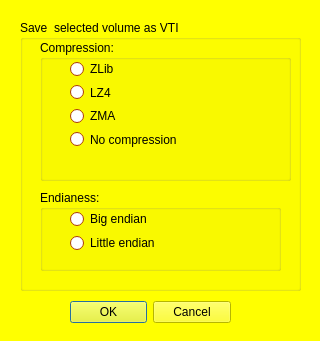
<?xml version="1.0" encoding="UTF-8"?>
<ui version="4.0">
 <class>mqSaveVTIDialog</class>
 <widget class="QDialog" name="mqSaveVTIDialog">
  <property name="geometry">
   <rect>
    <x>0</x>
    <y>0</y>
    <width>320</width>
    <height>341</height>
   </rect>
  </property>
  <property name="palette">
   <palette>
    <active>
     <colorrole role="WindowText">
      <brush brushstyle="SolidPattern">
       <color alpha="255">
        <red>0</red>
        <green>0</green>
        <blue>0</blue>
       </color>
      </brush>
     </colorrole>
     <colorrole role="Button">
      <brush brushstyle="SolidPattern">
       <color alpha="255">
        <red>255</red>
        <green>255</green>
        <blue>0</blue>
       </color>
      </brush>
     </colorrole>
     <colorrole role="Light">
      <brush brushstyle="SolidPattern">
       <color alpha="255">
        <red>255</red>
        <green>255</green>
        <blue>127</blue>
       </color>
      </brush>
     </colorrole>
     <colorrole role="Midlight">
      <brush brushstyle="SolidPattern">
       <color alpha="255">
        <red>255</red>
        <green>255</green>
        <blue>63</blue>
       </color>
      </brush>
     </colorrole>
     <colorrole role="Dark">
      <brush brushstyle="SolidPattern">
       <color alpha="255">
        <red>127</red>
        <green>127</green>
        <blue>0</blue>
       </color>
      </brush>
     </colorrole>
     <colorrole role="Mid">
      <brush brushstyle="SolidPattern">
       <color alpha="255">
        <red>170</red>
        <green>170</green>
        <blue>0</blue>
       </color>
      </brush>
     </colorrole>
     <colorrole role="Text">
      <brush brushstyle="SolidPattern">
       <color alpha="255">
        <red>0</red>
        <green>0</green>
        <blue>0</blue>
       </color>
      </brush>
     </colorrole>
     <colorrole role="BrightText">
      <brush brushstyle="SolidPattern">
       <color alpha="255">
        <red>255</red>
        <green>255</green>
        <blue>255</blue>
       </color>
      </brush>
     </colorrole>
     <colorrole role="ButtonText">
      <brush brushstyle="SolidPattern">
       <color alpha="255">
        <red>0</red>
        <green>0</green>
        <blue>0</blue>
       </color>
      </brush>
     </colorrole>
     <colorrole role="Base">
      <brush brushstyle="SolidPattern">
       <color alpha="255">
        <red>255</red>
        <green>255</green>
        <blue>255</blue>
       </color>
      </brush>
     </colorrole>
     <colorrole role="Window">
      <brush brushstyle="SolidPattern">
       <color alpha="255">
        <red>255</red>
        <green>255</green>
        <blue>0</blue>
       </color>
      </brush>
     </colorrole>
     <colorrole role="Shadow">
      <brush brushstyle="SolidPattern">
       <color alpha="255">
        <red>0</red>
        <green>0</green>
        <blue>0</blue>
       </color>
      </brush>
     </colorrole>
     <colorrole role="AlternateBase">
      <brush brushstyle="SolidPattern">
       <color alpha="255">
        <red>255</red>
        <green>255</green>
        <blue>127</blue>
       </color>
      </brush>
     </colorrole>
     <colorrole role="ToolTipBase">
      <brush brushstyle="SolidPattern">
       <color alpha="255">
        <red>255</red>
        <green>255</green>
        <blue>220</blue>
       </color>
      </brush>
     </colorrole>
     <colorrole role="ToolTipText">
      <brush brushstyle="SolidPattern">
       <color alpha="255">
        <red>0</red>
        <green>0</green>
        <blue>0</blue>
       </color>
      </brush>
     </colorrole>
     <colorrole role="PlaceholderText">
      <brush brushstyle="NoBrush">
       <color alpha="128">
        <red>0</red>
        <green>0</green>
        <blue>0</blue>
       </color>
      </brush>
     </colorrole>
    </active>
    <inactive>
     <colorrole role="WindowText">
      <brush brushstyle="SolidPattern">
       <color alpha="255">
        <red>0</red>
        <green>0</green>
        <blue>0</blue>
       </color>
      </brush>
     </colorrole>
     <colorrole role="Button">
      <brush brushstyle="SolidPattern">
       <color alpha="255">
        <red>255</red>
        <green>255</green>
        <blue>0</blue>
       </color>
      </brush>
     </colorrole>
     <colorrole role="Light">
      <brush brushstyle="SolidPattern">
       <color alpha="255">
        <red>255</red>
        <green>255</green>
        <blue>127</blue>
       </color>
      </brush>
     </colorrole>
     <colorrole role="Midlight">
      <brush brushstyle="SolidPattern">
       <color alpha="255">
        <red>255</red>
        <green>255</green>
        <blue>63</blue>
       </color>
      </brush>
     </colorrole>
     <colorrole role="Dark">
      <brush brushstyle="SolidPattern">
       <color alpha="255">
        <red>127</red>
        <green>127</green>
        <blue>0</blue>
       </color>
      </brush>
     </colorrole>
     <colorrole role="Mid">
      <brush brushstyle="SolidPattern">
       <color alpha="255">
        <red>170</red>
        <green>170</green>
        <blue>0</blue>
       </color>
      </brush>
     </colorrole>
     <colorrole role="Text">
      <brush brushstyle="SolidPattern">
       <color alpha="255">
        <red>0</red>
        <green>0</green>
        <blue>0</blue>
       </color>
      </brush>
     </colorrole>
     <colorrole role="BrightText">
      <brush brushstyle="SolidPattern">
       <color alpha="255">
        <red>255</red>
        <green>255</green>
        <blue>255</blue>
       </color>
      </brush>
     </colorrole>
     <colorrole role="ButtonText">
      <brush brushstyle="SolidPattern">
       <color alpha="255">
        <red>0</red>
        <green>0</green>
        <blue>0</blue>
       </color>
      </brush>
     </colorrole>
     <colorrole role="Base">
      <brush brushstyle="SolidPattern">
       <color alpha="255">
        <red>255</red>
        <green>255</green>
        <blue>255</blue>
       </color>
      </brush>
     </colorrole>
     <colorrole role="Window">
      <brush brushstyle="SolidPattern">
       <color alpha="255">
        <red>255</red>
        <green>255</green>
        <blue>0</blue>
       </color>
      </brush>
     </colorrole>
     <colorrole role="Shadow">
      <brush brushstyle="SolidPattern">
       <color alpha="255">
        <red>0</red>
        <green>0</green>
        <blue>0</blue>
       </color>
      </brush>
     </colorrole>
     <colorrole role="AlternateBase">
      <brush brushstyle="SolidPattern">
       <color alpha="255">
        <red>255</red>
        <green>255</green>
        <blue>127</blue>
       </color>
      </brush>
     </colorrole>
     <colorrole role="ToolTipBase">
      <brush brushstyle="SolidPattern">
       <color alpha="255">
        <red>255</red>
        <green>255</green>
        <blue>220</blue>
       </color>
      </brush>
     </colorrole>
     <colorrole role="ToolTipText">
      <brush brushstyle="SolidPattern">
       <color alpha="255">
        <red>0</red>
        <green>0</green>
        <blue>0</blue>
       </color>
      </brush>
     </colorrole>
     <colorrole role="PlaceholderText">
      <brush brushstyle="NoBrush">
       <color alpha="128">
        <red>0</red>
        <green>0</green>
        <blue>0</blue>
       </color>
      </brush>
     </colorrole>
    </inactive>
    <disabled>
     <colorrole role="WindowText">
      <brush brushstyle="SolidPattern">
       <color alpha="255">
        <red>127</red>
        <green>127</green>
        <blue>0</blue>
       </color>
      </brush>
     </colorrole>
     <colorrole role="Button">
      <brush brushstyle="SolidPattern">
       <color alpha="255">
        <red>255</red>
        <green>255</green>
        <blue>0</blue>
       </color>
      </brush>
     </colorrole>
     <colorrole role="Light">
      <brush brushstyle="SolidPattern">
       <color alpha="255">
        <red>255</red>
        <green>255</green>
        <blue>127</blue>
       </color>
      </brush>
     </colorrole>
     <colorrole role="Midlight">
      <brush brushstyle="SolidPattern">
       <color alpha="255">
        <red>255</red>
        <green>255</green>
        <blue>63</blue>
       </color>
      </brush>
     </colorrole>
     <colorrole role="Dark">
      <brush brushstyle="SolidPattern">
       <color alpha="255">
        <red>127</red>
        <green>127</green>
        <blue>0</blue>
       </color>
      </brush>
     </colorrole>
     <colorrole role="Mid">
      <brush brushstyle="SolidPattern">
       <color alpha="255">
        <red>170</red>
        <green>170</green>
        <blue>0</blue>
       </color>
      </brush>
     </colorrole>
     <colorrole role="Text">
      <brush brushstyle="SolidPattern">
       <color alpha="255">
        <red>127</red>
        <green>127</green>
        <blue>0</blue>
       </color>
      </brush>
     </colorrole>
     <colorrole role="BrightText">
      <brush brushstyle="SolidPattern">
       <color alpha="255">
        <red>255</red>
        <green>255</green>
        <blue>255</blue>
       </color>
      </brush>
     </colorrole>
     <colorrole role="ButtonText">
      <brush brushstyle="SolidPattern">
       <color alpha="255">
        <red>127</red>
        <green>127</green>
        <blue>0</blue>
       </color>
      </brush>
     </colorrole>
     <colorrole role="Base">
      <brush brushstyle="SolidPattern">
       <color alpha="255">
        <red>255</red>
        <green>255</green>
        <blue>0</blue>
       </color>
      </brush>
     </colorrole>
     <colorrole role="Window">
      <brush brushstyle="SolidPattern">
       <color alpha="255">
        <red>255</red>
        <green>255</green>
        <blue>0</blue>
       </color>
      </brush>
     </colorrole>
     <colorrole role="Shadow">
      <brush brushstyle="SolidPattern">
       <color alpha="255">
        <red>0</red>
        <green>0</green>
        <blue>0</blue>
       </color>
      </brush>
     </colorrole>
     <colorrole role="AlternateBase">
      <brush brushstyle="SolidPattern">
       <color alpha="255">
        <red>255</red>
        <green>255</green>
        <blue>0</blue>
       </color>
      </brush>
     </colorrole>
     <colorrole role="ToolTipBase">
      <brush brushstyle="SolidPattern">
       <color alpha="255">
        <red>255</red>
        <green>255</green>
        <blue>220</blue>
       </color>
      </brush>
     </colorrole>
     <colorrole role="ToolTipText">
      <brush brushstyle="SolidPattern">
       <color alpha="255">
        <red>0</red>
        <green>0</green>
        <blue>0</blue>
       </color>
      </brush>
     </colorrole>
     <colorrole role="PlaceholderText">
      <brush brushstyle="NoBrush">
       <color alpha="128">
        <red>0</red>
        <green>0</green>
        <blue>0</blue>
       </color>
      </brush>
     </colorrole>
    </disabled>
   </palette>
  </property>
  <property name="windowTitle">
   <string>Save VTI</string>
  </property>
  <widget class="QWidget" name="layoutWidget">
   <property name="geometry">
    <rect>
     <x>70</x>
     <y>300</y>
     <width>161</width>
     <height>25</height>
    </rect>
   </property>
   <layout class="QHBoxLayout" name="horizontalLayout_2">
    <item>
     <widget class="QDialogButtonBox" name="buttonBox">
      <property name="orientation">
       <enum>Qt::Horizontal</enum>
      </property>
      <property name="standardButtons">
       <set>QDialogButtonBox::Cancel|QDialogButtonBox::Ok</set>
      </property>
     </widget>
    </item>
   </layout>
  </widget>
  <widget class="QGroupBox" name="SavePlyBox">
   <property name="geometry">
    <rect>
     <x>20</x>
     <y>20</y>
     <width>281</width>
     <height>271</height>
    </rect>
   </property>
   <property name="palette">
    <palette>
     <active>
      <colorrole role="WindowText">
       <brush brushstyle="SolidPattern">
        <color alpha="255">
         <red>0</red>
         <green>0</green>
         <blue>0</blue>
        </color>
       </brush>
      </colorrole>
      <colorrole role="Button">
       <brush brushstyle="SolidPattern">
        <color alpha="255">
         <red>255</red>
         <green>85</green>
         <blue>0</blue>
        </color>
       </brush>
      </colorrole>
      <colorrole role="Light">
       <brush brushstyle="SolidPattern">
        <color alpha="255">
         <red>255</red>
         <green>170</green>
         <blue>127</blue>
        </color>
       </brush>
      </colorrole>
      <colorrole role="Midlight">
       <brush brushstyle="SolidPattern">
        <color alpha="255">
         <red>255</red>
         <green>127</green>
         <blue>63</blue>
        </color>
       </brush>
      </colorrole>
      <colorrole role="Dark">
       <brush brushstyle="SolidPattern">
        <color alpha="255">
         <red>127</red>
         <green>42</green>
         <blue>0</blue>
        </color>
       </brush>
      </colorrole>
      <colorrole role="Mid">
       <brush brushstyle="SolidPattern">
        <color alpha="255">
         <red>170</red>
         <green>56</green>
         <blue>0</blue>
        </color>
       </brush>
      </colorrole>
      <colorrole role="Text">
       <brush brushstyle="SolidPattern">
        <color alpha="255">
         <red>0</red>
         <green>0</green>
         <blue>0</blue>
        </color>
       </brush>
      </colorrole>
      <colorrole role="BrightText">
       <brush brushstyle="SolidPattern">
        <color alpha="255">
         <red>255</red>
         <green>255</green>
         <blue>255</blue>
        </color>
       </brush>
      </colorrole>
      <colorrole role="ButtonText">
       <brush brushstyle="SolidPattern">
        <color alpha="255">
         <red>0</red>
         <green>0</green>
         <blue>0</blue>
        </color>
       </brush>
      </colorrole>
      <colorrole role="Base">
       <brush brushstyle="SolidPattern">
        <color alpha="255">
         <red>255</red>
         <green>255</green>
         <blue>255</blue>
        </color>
       </brush>
      </colorrole>
      <colorrole role="Window">
       <brush brushstyle="SolidPattern">
        <color alpha="255">
         <red>255</red>
         <green>85</green>
         <blue>0</blue>
        </color>
       </brush>
      </colorrole>
      <colorrole role="Shadow">
       <brush brushstyle="SolidPattern">
        <color alpha="255">
         <red>0</red>
         <green>0</green>
         <blue>0</blue>
        </color>
       </brush>
      </colorrole>
      <colorrole role="AlternateBase">
       <brush brushstyle="SolidPattern">
        <color alpha="255">
         <red>255</red>
         <green>170</green>
         <blue>127</blue>
        </color>
       </brush>
      </colorrole>
      <colorrole role="ToolTipBase">
       <brush brushstyle="SolidPattern">
        <color alpha="255">
         <red>255</red>
         <green>255</green>
         <blue>220</blue>
        </color>
       </brush>
      </colorrole>
      <colorrole role="ToolTipText">
       <brush brushstyle="SolidPattern">
        <color alpha="255">
         <red>0</red>
         <green>0</green>
         <blue>0</blue>
        </color>
       </brush>
      </colorrole>
      <colorrole role="PlaceholderText">
       <brush brushstyle="NoBrush">
        <color alpha="128">
         <red>0</red>
         <green>0</green>
         <blue>0</blue>
        </color>
       </brush>
      </colorrole>
     </active>
     <inactive>
      <colorrole role="WindowText">
       <brush brushstyle="SolidPattern">
        <color alpha="255">
         <red>0</red>
         <green>0</green>
         <blue>0</blue>
        </color>
       </brush>
      </colorrole>
      <colorrole role="Button">
       <brush brushstyle="SolidPattern">
        <color alpha="255">
         <red>255</red>
         <green>85</green>
         <blue>0</blue>
        </color>
       </brush>
      </colorrole>
      <colorrole role="Light">
       <brush brushstyle="SolidPattern">
        <color alpha="255">
         <red>255</red>
         <green>170</green>
         <blue>127</blue>
        </color>
       </brush>
      </colorrole>
      <colorrole role="Midlight">
       <brush brushstyle="SolidPattern">
        <color alpha="255">
         <red>255</red>
         <green>127</green>
         <blue>63</blue>
        </color>
       </brush>
      </colorrole>
      <colorrole role="Dark">
       <brush brushstyle="SolidPattern">
        <color alpha="255">
         <red>127</red>
         <green>42</green>
         <blue>0</blue>
        </color>
       </brush>
      </colorrole>
      <colorrole role="Mid">
       <brush brushstyle="SolidPattern">
        <color alpha="255">
         <red>170</red>
         <green>56</green>
         <blue>0</blue>
        </color>
       </brush>
      </colorrole>
      <colorrole role="Text">
       <brush brushstyle="SolidPattern">
        <color alpha="255">
         <red>0</red>
         <green>0</green>
         <blue>0</blue>
        </color>
       </brush>
      </colorrole>
      <colorrole role="BrightText">
       <brush brushstyle="SolidPattern">
        <color alpha="255">
         <red>255</red>
         <green>255</green>
         <blue>255</blue>
        </color>
       </brush>
      </colorrole>
      <colorrole role="ButtonText">
       <brush brushstyle="SolidPattern">
        <color alpha="255">
         <red>0</red>
         <green>0</green>
         <blue>0</blue>
        </color>
       </brush>
      </colorrole>
      <colorrole role="Base">
       <brush brushstyle="SolidPattern">
        <color alpha="255">
         <red>255</red>
         <green>255</green>
         <blue>255</blue>
        </color>
       </brush>
      </colorrole>
      <colorrole role="Window">
       <brush brushstyle="SolidPattern">
        <color alpha="255">
         <red>255</red>
         <green>85</green>
         <blue>0</blue>
        </color>
       </brush>
      </colorrole>
      <colorrole role="Shadow">
       <brush brushstyle="SolidPattern">
        <color alpha="255">
         <red>0</red>
         <green>0</green>
         <blue>0</blue>
        </color>
       </brush>
      </colorrole>
      <colorrole role="AlternateBase">
       <brush brushstyle="SolidPattern">
        <color alpha="255">
         <red>255</red>
         <green>170</green>
         <blue>127</blue>
        </color>
       </brush>
      </colorrole>
      <colorrole role="ToolTipBase">
       <brush brushstyle="SolidPattern">
        <color alpha="255">
         <red>255</red>
         <green>255</green>
         <blue>220</blue>
        </color>
       </brush>
      </colorrole>
      <colorrole role="ToolTipText">
       <brush brushstyle="SolidPattern">
        <color alpha="255">
         <red>0</red>
         <green>0</green>
         <blue>0</blue>
        </color>
       </brush>
      </colorrole>
      <colorrole role="PlaceholderText">
       <brush brushstyle="NoBrush">
        <color alpha="128">
         <red>0</red>
         <green>0</green>
         <blue>0</blue>
        </color>
       </brush>
      </colorrole>
     </inactive>
     <disabled>
      <colorrole role="WindowText">
       <brush brushstyle="SolidPattern">
        <color alpha="255">
         <red>127</red>
         <green>42</green>
         <blue>0</blue>
        </color>
       </brush>
      </colorrole>
      <colorrole role="Button">
       <brush brushstyle="SolidPattern">
        <color alpha="255">
         <red>255</red>
         <green>85</green>
         <blue>0</blue>
        </color>
       </brush>
      </colorrole>
      <colorrole role="Light">
       <brush brushstyle="SolidPattern">
        <color alpha="255">
         <red>255</red>
         <green>170</green>
         <blue>127</blue>
        </color>
       </brush>
      </colorrole>
      <colorrole role="Midlight">
       <brush brushstyle="SolidPattern">
        <color alpha="255">
         <red>255</red>
         <green>127</green>
         <blue>63</blue>
        </color>
       </brush>
      </colorrole>
      <colorrole role="Dark">
       <brush brushstyle="SolidPattern">
        <color alpha="255">
         <red>127</red>
         <green>42</green>
         <blue>0</blue>
        </color>
       </brush>
      </colorrole>
      <colorrole role="Mid">
       <brush brushstyle="SolidPattern">
        <color alpha="255">
         <red>170</red>
         <green>56</green>
         <blue>0</blue>
        </color>
       </brush>
      </colorrole>
      <colorrole role="Text">
       <brush brushstyle="SolidPattern">
        <color alpha="255">
         <red>127</red>
         <green>42</green>
         <blue>0</blue>
        </color>
       </brush>
      </colorrole>
      <colorrole role="BrightText">
       <brush brushstyle="SolidPattern">
        <color alpha="255">
         <red>255</red>
         <green>255</green>
         <blue>255</blue>
        </color>
       </brush>
      </colorrole>
      <colorrole role="ButtonText">
       <brush brushstyle="SolidPattern">
        <color alpha="255">
         <red>127</red>
         <green>42</green>
         <blue>0</blue>
        </color>
       </brush>
      </colorrole>
      <colorrole role="Base">
       <brush brushstyle="SolidPattern">
        <color alpha="255">
         <red>255</red>
         <green>85</green>
         <blue>0</blue>
        </color>
       </brush>
      </colorrole>
      <colorrole role="Window">
       <brush brushstyle="SolidPattern">
        <color alpha="255">
         <red>255</red>
         <green>85</green>
         <blue>0</blue>
        </color>
       </brush>
      </colorrole>
      <colorrole role="Shadow">
       <brush brushstyle="SolidPattern">
        <color alpha="255">
         <red>0</red>
         <green>0</green>
         <blue>0</blue>
        </color>
       </brush>
      </colorrole>
      <colorrole role="AlternateBase">
       <brush brushstyle="SolidPattern">
        <color alpha="255">
         <red>255</red>
         <green>85</green>
         <blue>0</blue>
        </color>
       </brush>
      </colorrole>
      <colorrole role="ToolTipBase">
       <brush brushstyle="SolidPattern">
        <color alpha="255">
         <red>255</red>
         <green>255</green>
         <blue>220</blue>
        </color>
       </brush>
      </colorrole>
      <colorrole role="ToolTipText">
       <brush brushstyle="SolidPattern">
        <color alpha="255">
         <red>0</red>
         <green>0</green>
         <blue>0</blue>
        </color>
       </brush>
      </colorrole>
      <colorrole role="PlaceholderText">
       <brush brushstyle="NoBrush">
        <color alpha="128">
         <red>0</red>
         <green>0</green>
         <blue>0</blue>
        </color>
       </brush>
      </colorrole>
     </disabled>
    </palette>
   </property>
   <property name="title">
    <string>Save  selected volume as VTI</string>
   </property>
   <widget class="QGroupBox" name="Endianess">
    <property name="geometry">
     <rect>
      <x>20</x>
      <y>170</y>
      <width>241</width>
      <height>81</height>
     </rect>
    </property>
    <property name="title">
     <string>Endianess:</string>
    </property>
    <widget class="QWidget" name="verticalLayoutWidget_8">
     <property name="geometry">
      <rect>
       <x>30</x>
       <y>20</y>
       <width>160</width>
       <height>42</height>
      </rect>
     </property>
     <layout class="QVBoxLayout" name="verticalLayout1_4">
      <item>
       <widget class="QRadioButton" name="BigEndian">
        <property name="text">
         <string>Big endian</string>
        </property>
       </widget>
      </item>
      <item>
       <widget class="QRadioButton" name="LittleEndian">
        <property name="text">
         <string>Little endian</string>
        </property>
       </widget>
      </item>
     </layout>
    </widget>
   </widget>
   <widget class="QGroupBox" name="Compression">
    <property name="geometry">
     <rect>
      <x>20</x>
      <y>20</y>
      <width>251</width>
      <height>141</height>
     </rect>
    </property>
    <property name="title">
     <string>Compression:</string>
    </property>
    <widget class="QWidget" name="verticalLayoutWidget_9">
     <property name="geometry">
      <rect>
       <x>30</x>
       <y>20</y>
       <width>160</width>
       <height>88</height>
      </rect>
     </property>
     <layout class="QVBoxLayout" name="verticalLayout1_5">
      <item>
       <widget class="QRadioButton" name="CompressionZlib">
        <property name="text">
         <string>ZLib</string>
        </property>
       </widget>
      </item>
      <item>
       <widget class="QRadioButton" name="CompressionLZ4">
        <property name="text">
         <string>LZ4</string>
        </property>
       </widget>
      </item>
      <item>
       <widget class="QRadioButton" name="CompressionZMA">
        <property name="text">
         <string>ZMA</string>
        </property>
       </widget>
      </item>
      <item>
       <widget class="QRadioButton" name="CompressionOff">
        <property name="text">
         <string>No compression</string>
        </property>
       </widget>
      </item>
     </layout>
    </widget>
   </widget>
  </widget>
 </widget>
 <resources/>
 <connections>
  <connection>
   <sender>buttonBox</sender>
   <signal>accepted()</signal>
   <receiver>mqSaveVTIDialog</receiver>
   <slot>accept()</slot>
   <hints>
    <hint type="sourcelabel">
     <x>248</x>
     <y>254</y>
    </hint>
    <hint type="destinationlabel">
     <x>157</x>
     <y>274</y>
    </hint>
   </hints>
  </connection>
  <connection>
   <sender>buttonBox</sender>
   <signal>rejected()</signal>
   <receiver>mqSaveVTIDialog</receiver>
   <slot>reject()</slot>
   <hints>
    <hint type="sourcelabel">
     <x>316</x>
     <y>260</y>
    </hint>
    <hint type="destinationlabel">
     <x>286</x>
     <y>274</y>
    </hint>
   </hints>
  </connection>
 </connections>
</ui>
